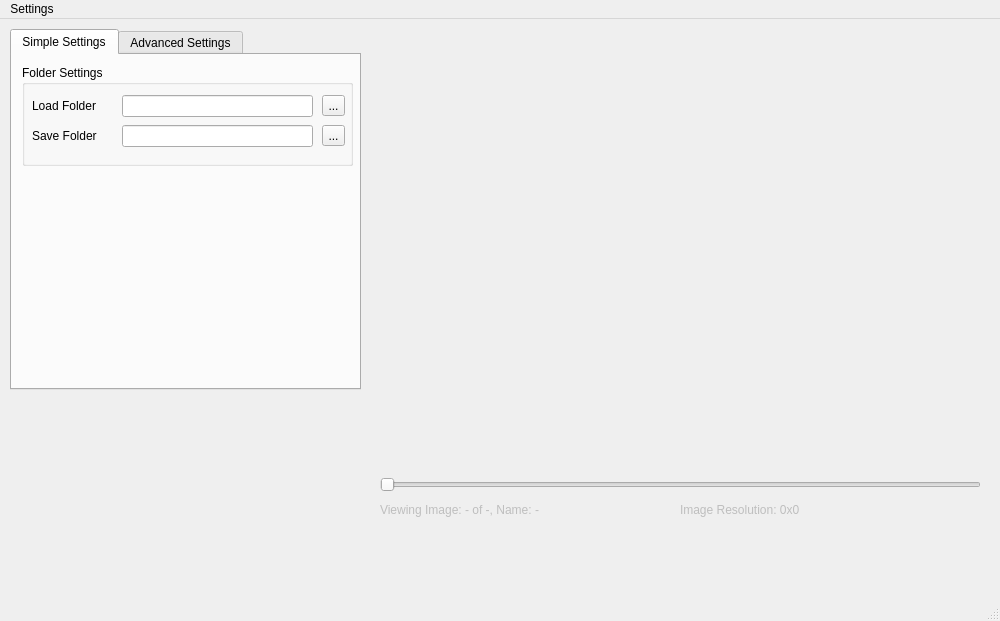
<?xml version="1.0" encoding="UTF-8"?>
<ui version="4.0">
 <class>MainWindow</class>
 <widget class="QMainWindow" name="MainWindow">
  <property name="geometry">
   <rect>
    <x>0</x>
    <y>0</y>
    <width>1000</width>
    <height>621</height>
   </rect>
  </property>
  <property name="windowTitle">
   <string>POD Filter</string>
  </property>
  <widget class="QWidget" name="centralwidget">
   <widget class="QTabWidget" name="settingsTabWidget">
    <property name="geometry">
     <rect>
      <x>10</x>
      <y>10</y>
      <width>351</width>
      <height>361</height>
     </rect>
    </property>
    <property name="currentIndex">
     <number>0</number>
    </property>
    <widget class="QWidget" name="simpleSettingsTab">
     <attribute name="title">
      <string>Simple Settings</string>
     </attribute>
     <widget class="QGroupBox" name="folderGroup">
      <property name="geometry">
       <rect>
        <x>10</x>
        <y>10</y>
        <width>331</width>
        <height>101</height>
       </rect>
      </property>
      <property name="title">
       <string>Folder Settings</string>
      </property>
      <widget class="QLabel" name="loadFolderLabel">
       <property name="geometry">
        <rect>
         <x>10</x>
         <y>30</y>
         <width>91</width>
         <height>21</height>
        </rect>
       </property>
       <property name="text">
        <string>Load Folder</string>
       </property>
      </widget>
      <widget class="QLineEdit" name="loadFolderEdit">
       <property name="enabled">
        <bool>true</bool>
       </property>
       <property name="geometry">
        <rect>
         <x>100</x>
         <y>30</y>
         <width>191</width>
         <height>22</height>
        </rect>
       </property>
       <property name="readOnly">
        <bool>true</bool>
       </property>
      </widget>
      <widget class="QToolButton" name="loadFolderButton">
       <property name="geometry">
        <rect>
         <x>300</x>
         <y>30</y>
         <width>23</width>
         <height>21</height>
        </rect>
       </property>
       <property name="text">
        <string>...</string>
       </property>
      </widget>
      <widget class="QLabel" name="saveFolderLabel">
       <property name="geometry">
        <rect>
         <x>10</x>
         <y>60</y>
         <width>91</width>
         <height>21</height>
        </rect>
       </property>
       <property name="text">
        <string>Save Folder</string>
       </property>
      </widget>
      <widget class="QLineEdit" name="saveFolderEdit">
       <property name="enabled">
        <bool>true</bool>
       </property>
       <property name="geometry">
        <rect>
         <x>100</x>
         <y>60</y>
         <width>191</width>
         <height>22</height>
        </rect>
       </property>
       <property name="readOnly">
        <bool>true</bool>
       </property>
      </widget>
      <widget class="QToolButton" name="saveFolderButton">
       <property name="geometry">
        <rect>
         <x>300</x>
         <y>60</y>
         <width>23</width>
         <height>21</height>
        </rect>
       </property>
       <property name="text">
        <string>...</string>
       </property>
      </widget>
     </widget>
    </widget>
    <widget class="QWidget" name="advancedSettingsTab">
     <attribute name="title">
      <string>Advanced Settings</string>
     </attribute>
    </widget>
   </widget>
   <widget class="QWidget" name="verticalLayoutWidget">
    <property name="geometry">
     <rect>
      <x>380</x>
      <y>10</y>
      <width>601</width>
      <height>431</height>
     </rect>
    </property>
    <layout class="QVBoxLayout" name="plotLayout"/>
   </widget>
   <widget class="QSlider" name="imageScrollBar">
    <property name="enabled">
     <bool>false</bool>
    </property>
    <property name="geometry">
     <rect>
      <x>380</x>
      <y>450</y>
      <width>601</width>
      <height>31</height>
     </rect>
    </property>
    <property name="maximum">
     <number>0</number>
    </property>
    <property name="orientation">
     <enum>Qt::Horizontal</enum>
    </property>
   </widget>
   <widget class="QLabel" name="imageNumberLabel">
    <property name="enabled">
     <bool>false</bool>
    </property>
    <property name="geometry">
     <rect>
      <x>380</x>
      <y>480</y>
      <width>291</width>
      <height>21</height>
     </rect>
    </property>
    <property name="text">
     <string>Viewing Image: - of -, Name: -</string>
    </property>
   </widget>
   <widget class="QLabel" name="imageResolutionLabel">
    <property name="enabled">
     <bool>false</bool>
    </property>
    <property name="geometry">
     <rect>
      <x>680</x>
      <y>480</y>
      <width>281</width>
      <height>21</height>
     </rect>
    </property>
    <property name="text">
     <string>Image Resolution: 0x0</string>
    </property>
   </widget>
  </widget>
  <widget class="QMenuBar" name="menubar">
   <property name="geometry">
    <rect>
     <x>0</x>
     <y>0</y>
     <width>1000</width>
     <height>19</height>
    </rect>
   </property>
   <widget class="QMenu" name="menuSettings">
    <property name="title">
     <string>Settings</string>
    </property>
    <widget class="QMenu" name="menuTheme">
     <property name="title">
      <string>Theme</string>
     </property>
     <addaction name="separator"/>
     <addaction name="separator"/>
     <addaction name="actionLight"/>
     <addaction name="actionDark"/>
    </widget>
    <addaction name="saveConfigAction"/>
    <addaction name="loadConfigAction"/>
    <addaction name="menuTheme"/>
   </widget>
   <addaction name="menuSettings"/>
  </widget>
  <widget class="QStatusBar" name="statusbar"/>
  <action name="saveConfigAction">
   <property name="text">
    <string>Save Configuration</string>
   </property>
   <property name="shortcut">
    <string>Ctrl+Alt+S</string>
   </property>
  </action>
  <action name="loadConfigAction">
   <property name="text">
    <string>Load Configuration</string>
   </property>
  </action>
  <action name="actionLight">
   <property name="text">
    <string>Light</string>
   </property>
  </action>
  <action name="actionDark">
   <property name="text">
    <string>Dark</string>
   </property>
  </action>
 </widget>
 <resources/>
 <connections/>
</ui>
